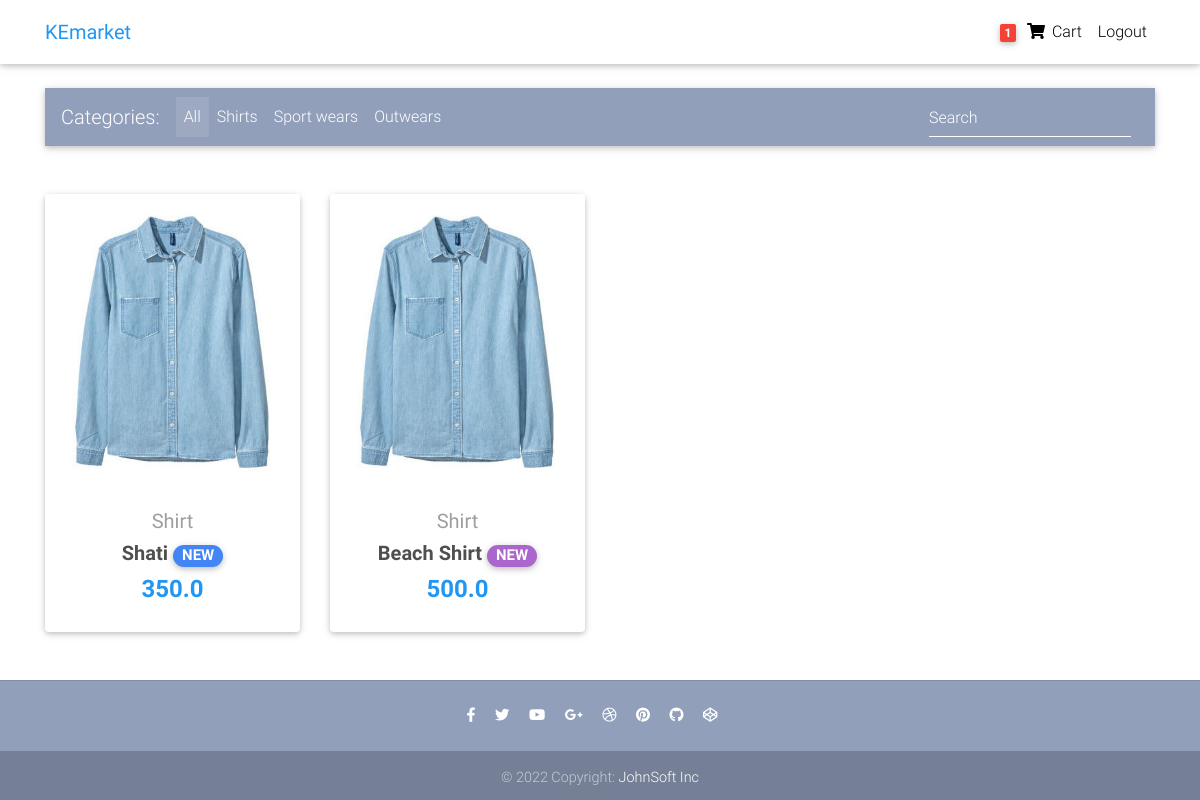
The app's page / (signed in), older data.
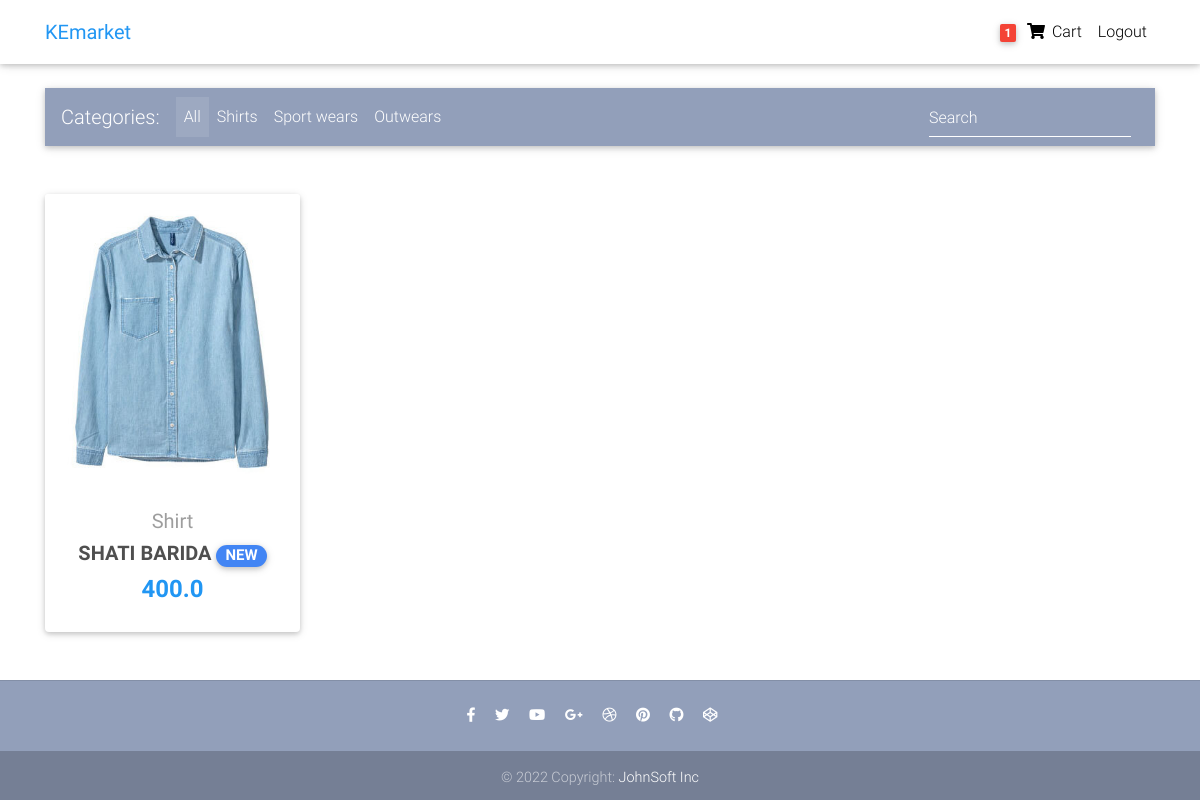
The same page, newer data.
### core/models.py (models this page shows, shortened)
class Order(models.Model):
    user = models.ForeignKey(
        settings.AUTH_USER_MODEL, on_delete=models.CASCADE)
    ref_code = models.CharField(max_length=20)
    items = models.ManyToManyField(OrderItem)
    start_date = models.DateTimeField(auto_now_add=True)
    ordered_date = models.DateTimeField()
    ordered = models.BooleanField(default=False)
    billing_address = models.ForeignKey(
        'Address', related_name='billing_address', on_delete=models.SET_NULL, blank=True, null=True)
    shipping_address = models.ForeignKey(
        'Address', related_name='shipping_address', on_delete=models.SET_NULL, blank=True, null=True)
    payment = models.ForeignKey(
        'Payment', on_delete=models.SET_NULL, blank=True, null=True)
    coupon = models.ForeignKey(
        'Coupon', on_delete=models.SET_NULL, blank=True, null=True)
    being_delivered = models.BooleanField(default=False)
    received = models.BooleanField(default=False)
    refund_requested = models.BooleanField(default=False)
    refund_granted = models.BooleanField(default=False)
    '''
    Process flow:
    1. Adding item to the cart.
    2. Checkout - adding a billing address. (check for failed checkouts)
    3. Payment.
    (Preprocessing, processing, packaging etc)
    4. Track if order is being delivered.
    5. Track if order has been received.
    6. Refunds.
    '''

class Item(models.Model):
    title = models.CharField(max_length=100)
    price = models.FloatField()
    discount_price = models.FloatField(blank=True, null=True)
    category = models.CharField(choices=CATEGORY_CHOICES, max_length=2)
    label = models.CharField(choices=LABEL_CHOICES, max_length=2)
    slug = models.SlugField()
    description = models.TextField()
    image = models.ImageField()
    def get_absolute_url(self):
        return reverse("core:product", kwargs={
            'slug': self.slug
        })

### core/views.py (the view)
# urls.py: path('', HomeView.as_view(), name='homepage'),
class HomeView(ListView):
    model = Item
    paginate_by = 10
    template_name = "home-page.html"

### core/templatetags/cart_template_tags.py (called while the page is built)
@register.filter
def cart_item_count(user):
    if user.is_authenticated:
        order_qs = Order.objects.filter(user=user, ordered=False)
        if order_qs.exists():
            return order_qs[0].items.count()
    return 0

### templates/home-page.html (shortened to what this page needs)
{% extends 'base.html' %}
{% block content %}
  <main>
    <div class="container">
      <nav class="navbar navbar-expand-lg navbar-dark mdb-color lighten-3 mt-3 mb-5">
        <span class="navbar-brand">Categories:</span>
        <div class="collapse navbar-collapse" id="basicExampleNav">
          <ul class="navbar-nav mr-auto">
            <li class="nav-item active">
              <a class="nav-link" href="#">All
              </a>
            </li>
            <li class="nav-item">
              <a class="nav-link" href="#">Shirts</a>
            </li>
            <li class="nav-item">
              <a class="nav-link" href="#">Sport wears</a>
            </li>
            <li class="nav-item">
              <a class="nav-link" href="#">Outwears</a>
            </li>
          </ul>
          <form class="form-inline">
            <div class="md-form my-0">
              <input class="form-control mr-sm-2" type="text" placeholder="Search" aria-label="Search">
            </div>
          </form>
        </div>
      </nav>
      <section class="text-center mb-4">
        <div class="row wow fadeIn">
          {% for item in object_list %}
          <div class="col-lg-3 col-md-6 mb-4">
            <div class="card">
              <div class="view overlay">
                  <img src = "{{ item.image.url}}" class="card-img-top">
              </div>
              <div class="card-body text-center">
                <a href="" class="grey-text">
                  <h5>{{ item.get_category_display}}</h5>
                </a>
                <h5>
                  <strong>
                    <a href="{{ item.get_absolute_url }}" class="dark-grey-text">{{ item.title }}
                      <span class="badge badge-pill {{item.get_label_display}}-color">NEW</span>
                    </a>
                  </strong>
                </h5>
                <h4 class="font-weight-bold blue-text">
                  <strong>
                    {% if item.discount_price %}
                    {{ item.discount_price }}
                    {% else %}
                    {{ item.price }}
                    {% endif %}
                  </strong>
                </h4>
              </div>
            </div>
          </div>
          {% endfor %}
        </div>
      </section>
    </div>
  </main>
  {% endblock content %}

### templates/base.html (shortened to what this page needs)
{% load static %}
<!DOCTYPE html>
<html lang="en">
<head>
  <link rel="stylesheet" href="https://use.fontawesome.com/releases/v5.8.1/css/all.css">
  <link href="{% static 'css/bootstrap.min.css' %}" rel="stylesheet">
  <link href="{% static 'css/mdb.min.css' %}" rel="stylesheet">
  <link href="{% static 'css/style.min.css' %}" rel="stylesheet">
</head>
{% include "navbar.html" %}
<body>
    <div class="mt-5 pt-4">
    </div>
    {% block content %}
    {% endblock content %}
    {% include "footer.html" %}
</body>
</html>

### templates/navbar.html (shortened to what this page needs)
{% load cart_template_tags %}
<nav class="navbar fixed-top navbar-expand-lg navbar-light white scrolling-navbar">
    <div class="container">
      <a class="navbar-brand waves-effect" href="/">
        <strong class="blue-text">KEmarket</strong>
      </a>
      <div class="collapse navbar-collapse" id="navbarSupportedContent">
        <ul class="navbar-nav nav-flex-icons">
          {% if request.user.is_authenticated %}
          <li class="nav-item">
            <a href="{% url 'core:order-summary' %}" class="nav-link waves-effect">
              <span class="badge red z-depth-1 mr-1"> {{ request.user| cart_item_count }} </span>
              <i class="fas fa-shopping-cart"></i>
              <span class="clearfix d-none d-sm-inline-block"> Cart </span>
            </a>
          </li>
          <li class="nav-item">
            <a class="nav-link waves-effect" href="{% url 'account_logout' %}">
              <span class="clearfix d-none d-sm-inline-block"> Logout </span>
            </a>
          </li>
          {% endif %}
        </ul>
      </div>
    </div>
  </nav>

### templates/footer.html
  <footer class="page-footer text-center font-small mt-4 wow fadeIn">
    <hr class="my-4">
    <div class="pb-4">
      <a href="https://www.facebook.com/mdbootstrap" target="_blank">
        <i class="fab fa-facebook-f mr-3"></i>
      </a>
      <a href="https://twitter.com/MDBootstrap" target="_blank">
        <i class="fab fa-twitter mr-3"></i>
      </a>
      <a href="https://www.youtube.com/watch?v=7MUISDJ5ZZ4" target="_blank">
        <i class="fab fa-youtube mr-3"></i>
      </a>
      <a href="https://plus.google.com/u/0/b/107863090883699620484" target="_blank">
        <i class="fab fa-google-plus-g mr-3"></i>
      </a>
      <a href="https://dribbble.com/mdbootstrap" target="_blank">
        <i class="fab fa-dribbble mr-3"></i>
      </a>
      <a href="https://pinterest.com/mdbootstrap" target="_blank">
        <i class="fab fa-pinterest mr-3"></i>
      </a>
      <a href="https://github.com/mdbootstrap/bootstrap-material-design" target="_blank">
        <i class="fab fa-github mr-3"></i>
      </a>
      <a href="http://codepen.io/mdbootstrap/" target="_blank">
        <i class="fab fa-codepen mr-3"></i>
      </a>
    </div>
    <div class="footer-copyright py-3">
      © 2022 Copyright:
      <a href="https://mdbootstrap.com/education/bootstrap/" target="_blank"> JohnSoft Inc </a>
    </div>
  </footer>

### templates/scripts.html (shortened to what this page needs)
{% load static %}

### templates/base.html (style rules this page uses)
html, body, header, .carousel { height: 60vh; }

Row changes from the older to the newer data that the page shows:
removed Item: image (picture), category "Shirt", title "Shati", discount_price "350.0"
removed Item: image (picture), category "Shirt", title "Beach Shirt", price "500.0", label "S" (drawn)
added Item: image (picture), category "Shirt", title "SHATI BARIDA", price "400.0"
